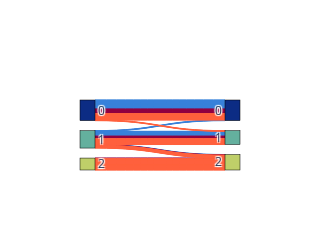

The notebook cell this image was saved under:
### Code cell
import plotly.graph_objects as go

color_link = results['color']

fig = go.Figure(data=[go.Sankey(
    node = dict(
      pad = 10,
      thickness = 15,
      line = dict(color = "black", width = 0.5),
      label = ["0", "1", "2", "0", "1", "2"],
      color = ['#0c2c84', '#64b09e', '#bfcf69','#0c2c84', '#64b09e', '#bfcf69']
    ),
    link = dict(
      source = results['source'],
      target = results['target'],
      value = results['weight'],
      color=color_link
  ))])



fig.update_layout(
    autosize=False,
    width=250,
    height=250,)
fig.write_image("fig/clu_flow_pheno_all.svg")
fig.show()

### Figure 1 — Plotly figure (JSON) as saved in the notebook; plotly's stock layout.template omitted (floating-point values rounded to 4 significant figures; data arrays with more than 128 entries replaced by an {"elided": "..."} marker saying what was removed)
{"data": [{"link": {"color": {"elided": "155 str values"}, "source": {"elided": "155 int values"}, "target": {"elided": "155 int values"}, "value": {"elided": "155 int values"}}, "node": {"color": ["#0c2c84", "#64b09e", "#bfcf69", "#0c2c84", "#64b09e", "#bfcf69"], "label": ["0", "1", "2", "0", "1", "2"], "line": {"color": "black", "width": 0.5}, "pad": 10, "thickness": 15}, "type": "sankey"}], "layout": {"autosize": false, "height": 250, "width": 250}}
